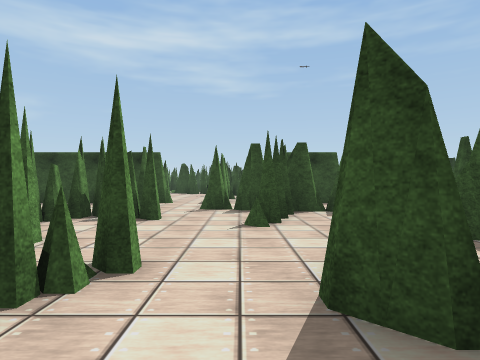
View 1 (above)

18 first-person views from a walk through a scene from a Unity 3-D project. The camera is 1.3 m above the floor, looks level and sees 75° across. The floor is counted in squares, 2 m on a side. Each view is taken from the middle of a square. On the plan, view 1 faces up. The plan holds only what a view shows up to about 10 squares ahead; the rest is blank. The place goes on beyond the plan. The player character is not drawn. Some animated figures are not drawn. Some surface patterns are stand-ins.

View 2
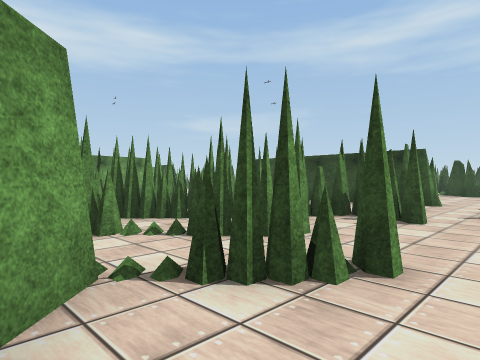

View 3
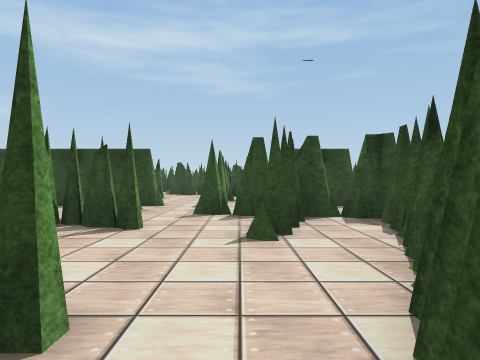

View 4
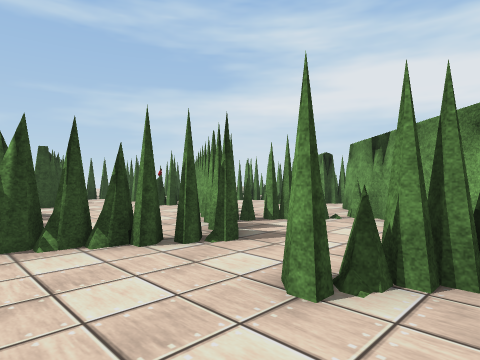

View 5
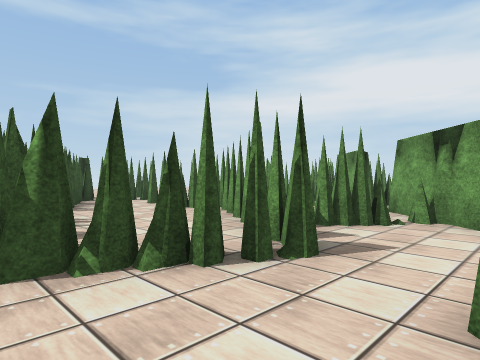

View 6
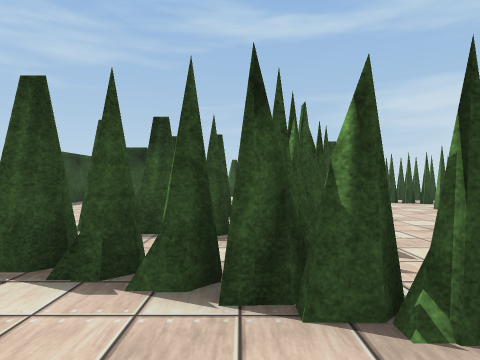

View 7
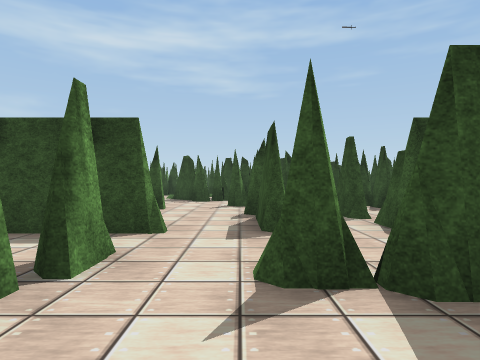

View 8
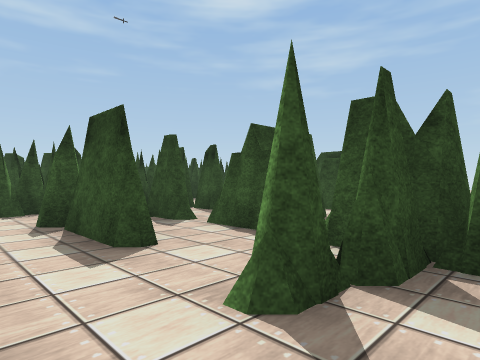

View 9
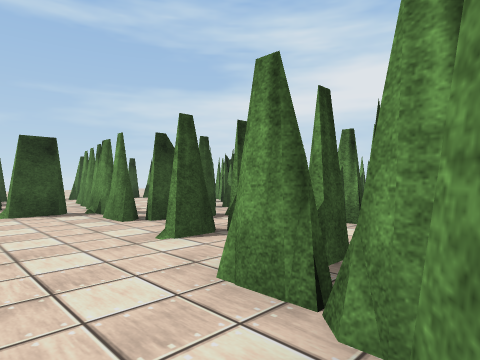

View 10
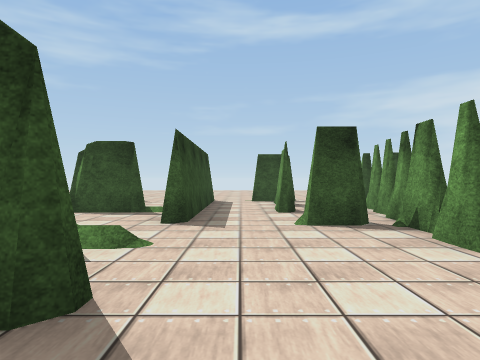

View 11
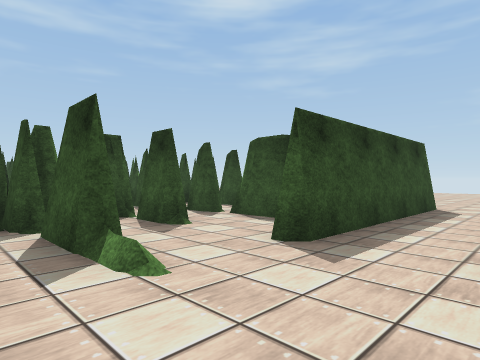

View 12
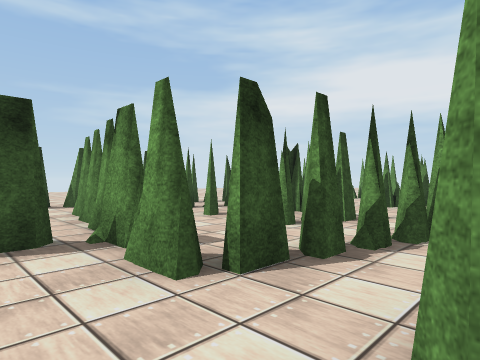

View 13
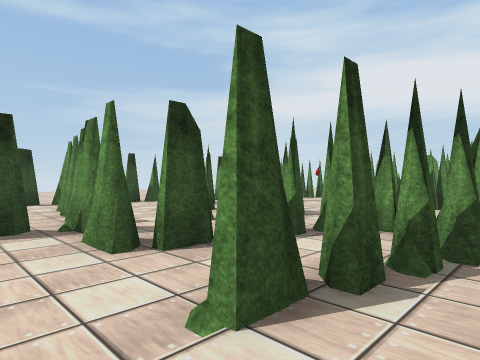

View 14
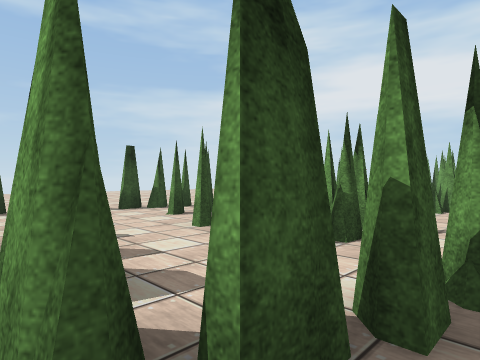

View 15
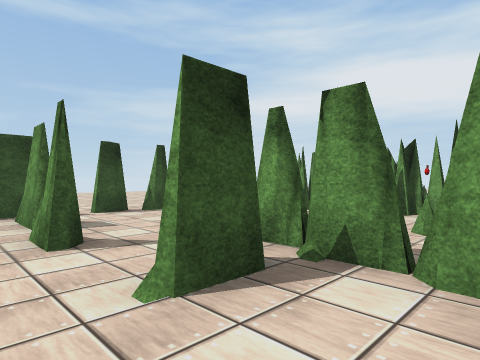

View 16
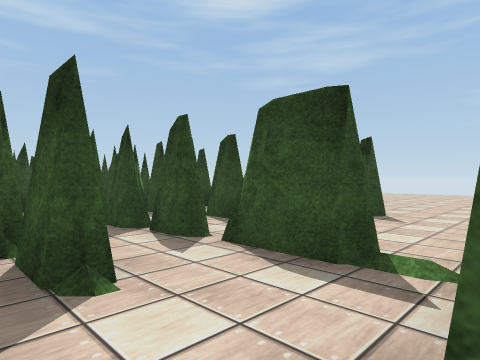

View 17
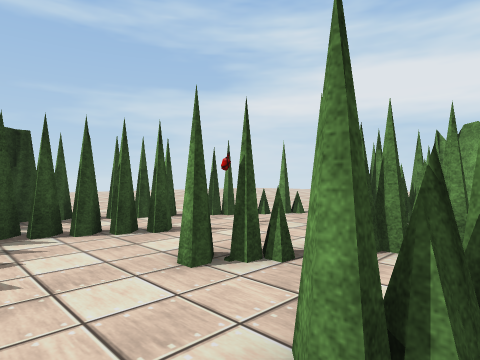

View 18
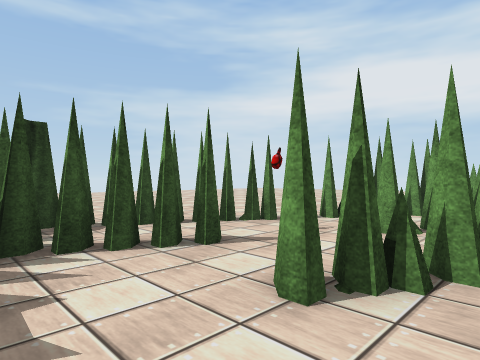

### Floor plan
Key: @ floor where view 1 was taken; # wall or solid block; x gap in a wall; . floor; = window, fence, low wall or low ledge; T thing the floor can be seen under or through.
Columns run from 4 left of view 1 to 12 right of it. Each row starts with its distance up from view 1.
 14              ###
 13             ##.#
 12           ####.#
 11    #####  #.##...
 10    #.. ####..x...
  9   ##..###...#####
  8   #..............
  7  ##.##......#.#xx
  6 ##..=####...T....
  5 ###.#.###TTTTT#.#
  4 #.....###T......#
  3 ###..####T.###..#
  2  ###.#.....######
  1   #..#......####.
  0   ##@#####...TT#
 -1    ###  ####.TT..
 -2           #...#..
 -3           ##.#...
 -4           ##.#...
 -5            ##....
 -6            ## ...
 -7            #  ..

Where each view was taken, in squares from view 1:
view 1: 0 up, 0 right, facing up
view 2: 0 up, 0 right, facing up-left
view 3: 1 up, 0 right, facing up
view 4: 4 up, 2 left, facing down-right
view 5: 4 up, 1 left, facing down-right
view 6: 4 up, 0 right, facing right
view 7: 5 up, 1 left, facing up
view 8: 6 up, 2 left, facing up-right
view 9: 8 up, 1 right, facing down-right
view 10: 8 up, 3 right, facing right
view 11: 7 up, 5 right, facing up-right
view 12: 7 up, 4 right, facing down-right
view 13: 7 up, 3 right, facing down-right
view 14: 6 up, 5 right, facing down-right
view 15: 8 up, 6 right, facing down-right
view 16: 9 up, 7 right, facing up-right
view 17: 1 up, 5 right, facing down-right
view 18: 1 up, 6 right, facing down-right
